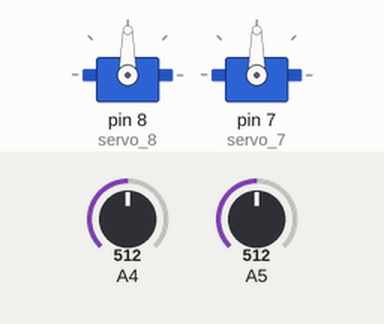
Simulated run of this sketch. Board: Arduino Uno, built with avr-gcc and run on an emulated ATmega328P. On the bench: 2 × servo. The inputs (shaded band) are chosen by the test bench; at power-on: A4 = 512, A5 = 512.

Above: at 1.2 s.
1.3 s: A4 set to 716
At 1.7 s:
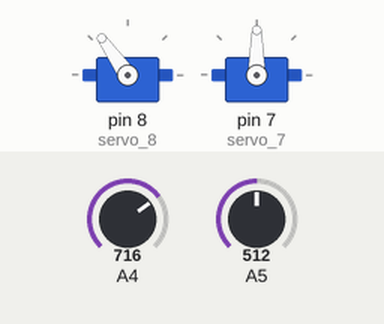
2.9 s: A5 set to 716
At 4.3 s:
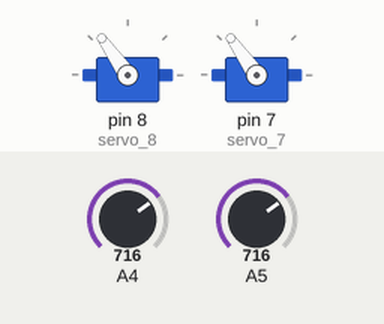
4.6 s: A4 set to 900
At 5.6 s:
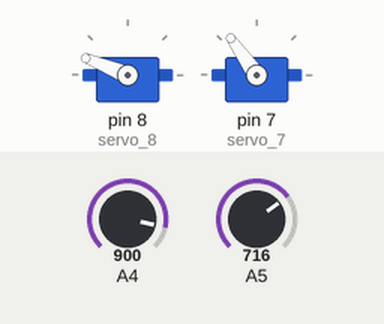
6.1 s: A5 set to 900
At 7.1 s:
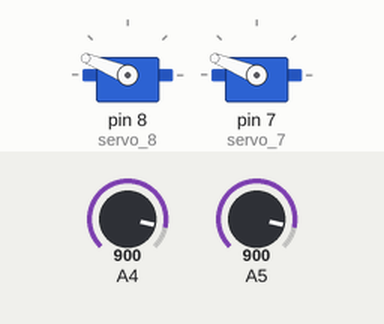
7.8 s: A4 set to 1023
At 8.3 s:
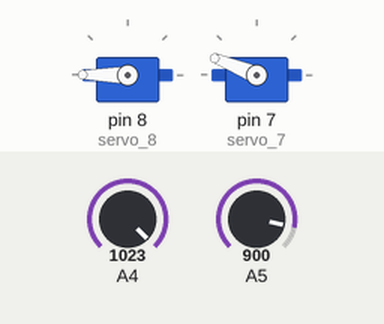
9.3 s: A5 set to 1023
At 10.9 s:
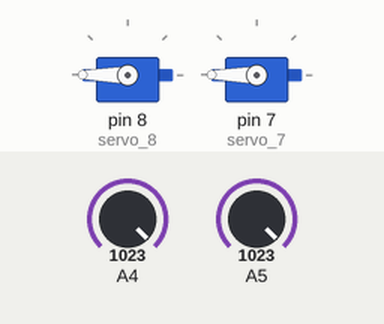
Timing chart, 0 to 12.0 s (numbered marks = the images above; inputs shaded):
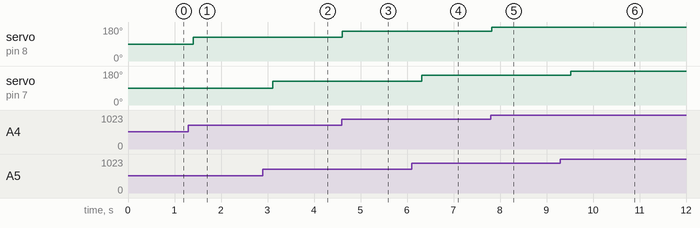

Measured:
- after the input at 1.3 s, servo on pin 8 (servo_8): 90° → 125° after 0.10 s
- after the input at 2.9 s, servo on pin 7 (servo_7): 90° → 125° after 0.21 s
- after the input at 4.6 s, servo on pin 8 (servo_8): 125° → 158° at once
- after the input at 6.1 s, servo on pin 7 (servo_7): 125° → 158° after 0.22 s
- after the input at 7.8 s, servo on pin 8 (servo_8): 158° → 180° at once
- after the input at 9.3 s, servo on pin 7 (servo_7): 158° → 180° after 0.22 s

The sketch:

arduinoblocks_173260.ino
```cpp
#include <Servo.h>

double AnguloX;
double AnguloY;

Servo servo_8;

Servo servo_7;

void setup(){
    pinMode(A4, INPUT);
    pinMode(A5, INPUT);

    servo_8.attach(8);
    servo_7.attach(7);
}


void loop(){

    AnguloX = map(analogRead(A4), 0,1023,0,180);
    AnguloY = map(analogRead(A5), 0,1023,0,180);

    servo_8.write(AnguloX);
    delay(100);

    servo_7.write(AnguloY);
    delay(100);

}
```
